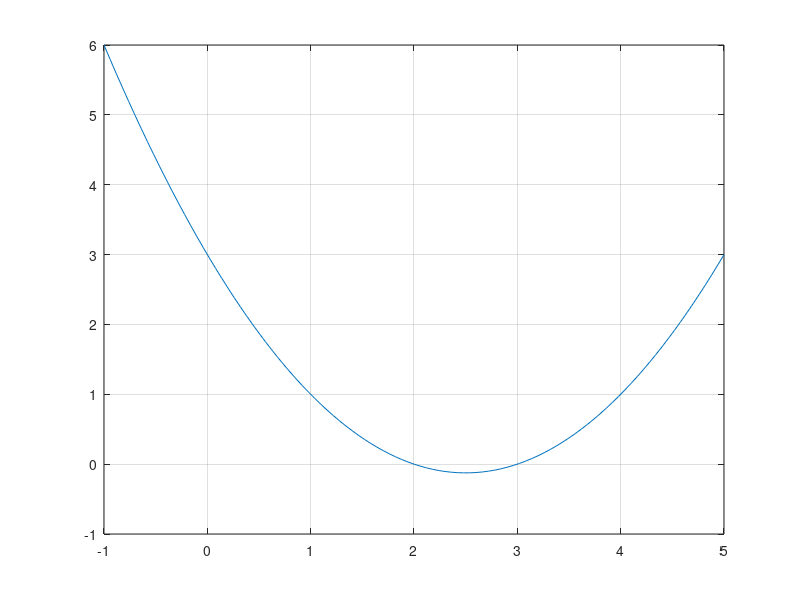
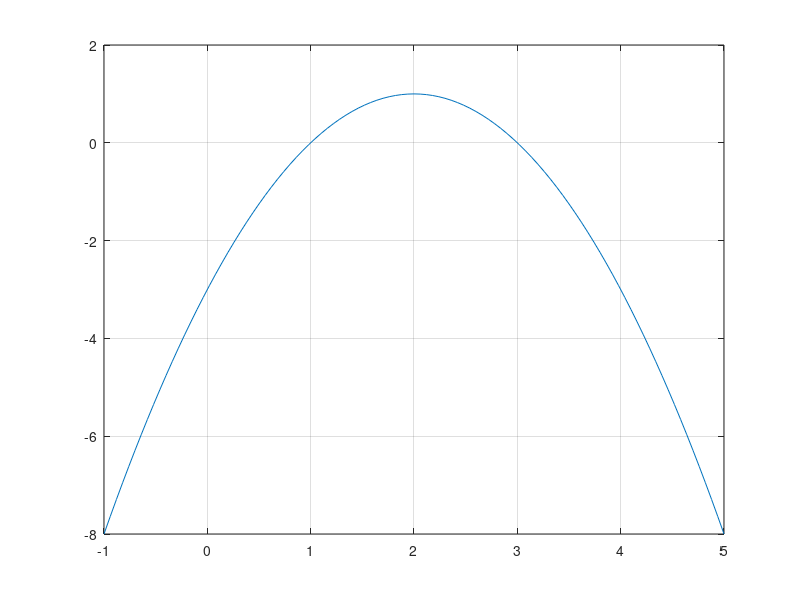
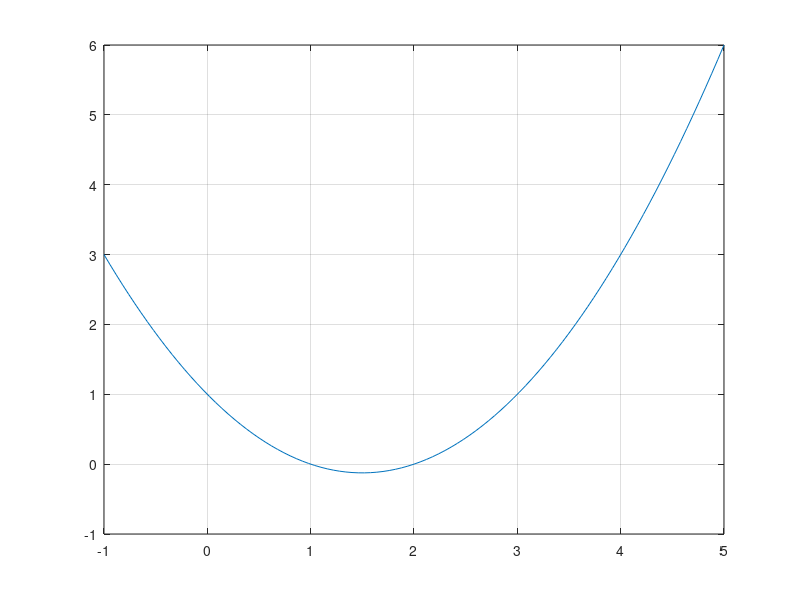
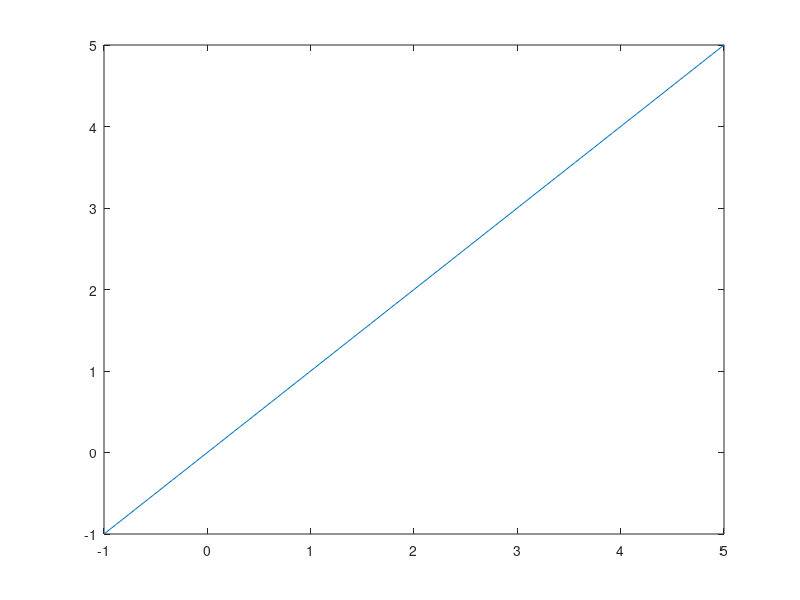

These charts were generated, in order, by the following MATLAB code:
close all;
clear all;

x_min = -1;
x_max = 5;
x = x_min : (x_max-x_min)/100 : x_max;

xi(1) = 1;
xi(2) = 2;
xi(3) = 3;

order = 1;
lambda = ones(length(xi), length(x));
for m = 1:length(xi)
  for n = 1:length(xi)
    if m ~= n
      lambda(m,:) = lambda(m,:).*(x-xi(n))./(xi(m)-xi(n));
    end
  end
end

for k = 1:length(xi)
  figure;
  plot(x, lambda(k,:));
  grid;
end

figure;
plot(x, lambda(1,:) + 2*lambda(2,:) + 3*lambda(3,:));
